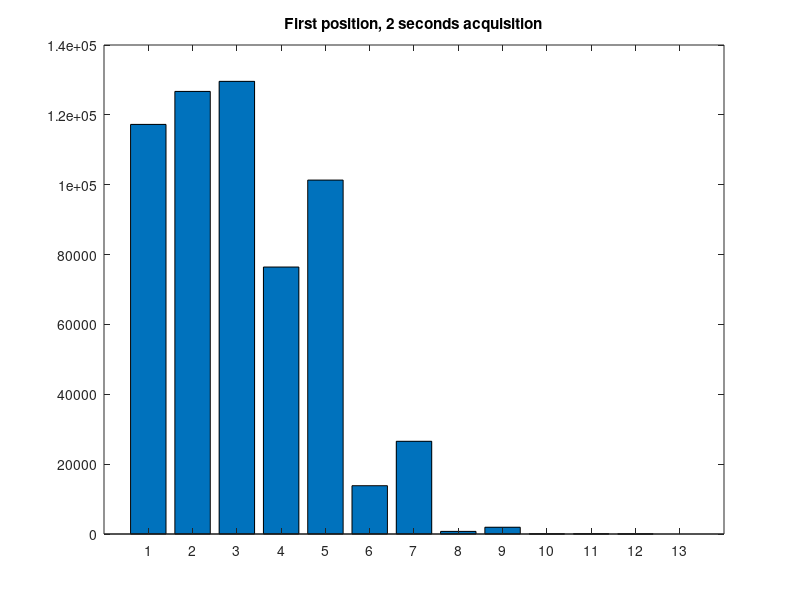
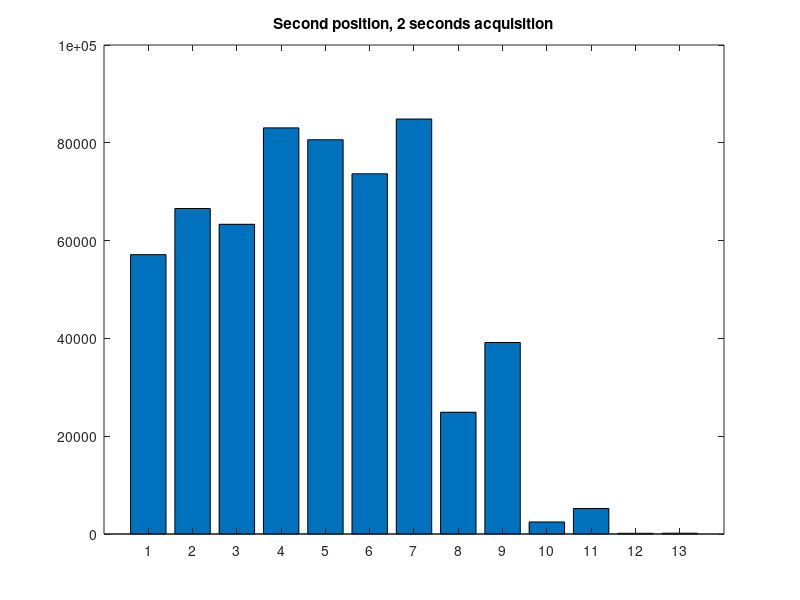
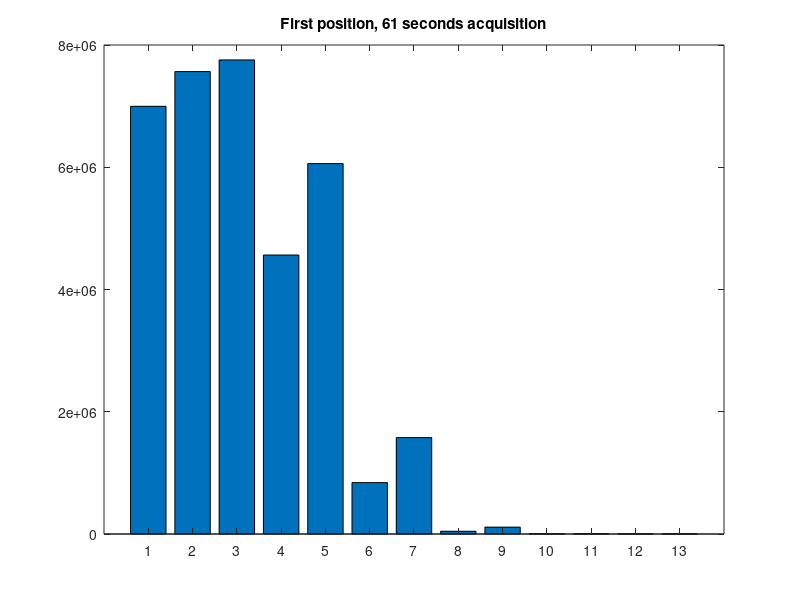
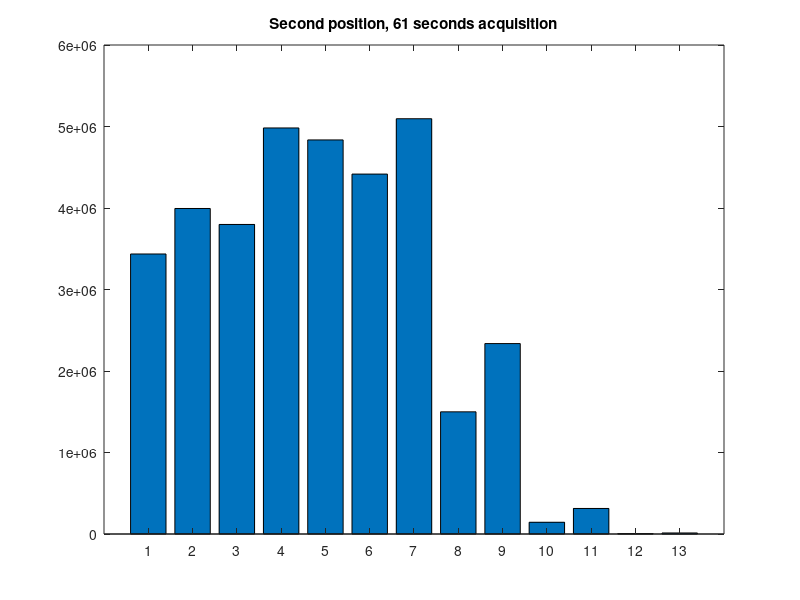

Recreate these plots in MATLAB, in order.
%Kex simple positioning for a kanyl
%Comparing two different known positions to see if we could calculate the
%difference, using simple Anger Logic
 clc
 clear all
 close all
%% 
%Looking at 1 second of sampling

%counts per bin at position 0
counts_bin01 = [117270 126713 129593 76433 101327 13828 26544 749 1937 37 55 25 0];

%counts per bin at position 1
counts_bin11 = [57127 66562 63338 83054 80626 73663 84863 24901 39166 2463 5209 144 162];

% summation of position*count for pos 0
summ = 0;
for i = 1:13

    product = i*counts_bin01(i);
    summ = summ + product;


end
%postion 0
position01 = summ/sum(counts_bin01);

%summation of position*count for pos 1
summ = 0;
for i = 1:13

    product = i*counts_bin11(i);
    summ = summ + product;


end
%postion 1
position11 = summ/sum(counts_bin11);
%% 
%Looking at 61 seconds of sampling

%counts per bin at position 0
counts_bin061 = [6996928 7564985 7755880 4564046 6059590 841063 1577458 44687 112293 2582 4752 1299 1783];

%counts per bin at position 1
counts_bin161 = [3435735 3994038 3798132 4982190 4835314 4416198 5095454 1499211 2336558 144110 313349 4706 12726];

%summation of position*count for pos 0
summ = 0;
for i = 1:13
    
    product = i*counts_bin061(i);
    summ = summ + product;
end
%position 0
position061 = summ/sum(counts_bin061);

%summation of position*count for pos 1
summ = 0;
for i = 1:13
   product = i*counts_bin161(i);
   summ = summ + product;
end
%position 1
position161 = summ/sum(counts_bin161);

fprintf('At 2 seconds of sampling, position0 is %d and position1 is %d\n', position01, position11)
fprintf('At 61 seconds of sampling, position0 is %d and position1 is %d\n', position061, position161);

colpos = [position01 position11 position061 position161; 0 0 0 0];
c = [0.1 0.2];

figure(1)
bar(counts_bin01);
title('First position, 2 seconds acquisition')

figure(2)
bar(counts_bin11);
title('Second position, 2 seconds acquisition')

figure(3)
bar(counts_bin061);
title('First position, 61 seconds acquisition')

figure(4)
bar(counts_bin161);
title('Second position, 61 seconds acquisition')

% 
% figure(1)
% scatter(colpos(1,1:2),colpos(2,1:2),100,c,'filled');
% xlim([3 5])
% ylim([-1 1])
% title('1 seconds of sampling')
% 
% figure(2)
% scatter(colpos(1,3:4),colpos(2,3:4),100,c,'filled');
% xlim([3 5])
% ylim([-1 1])
% title('61 seconds of sampling')






